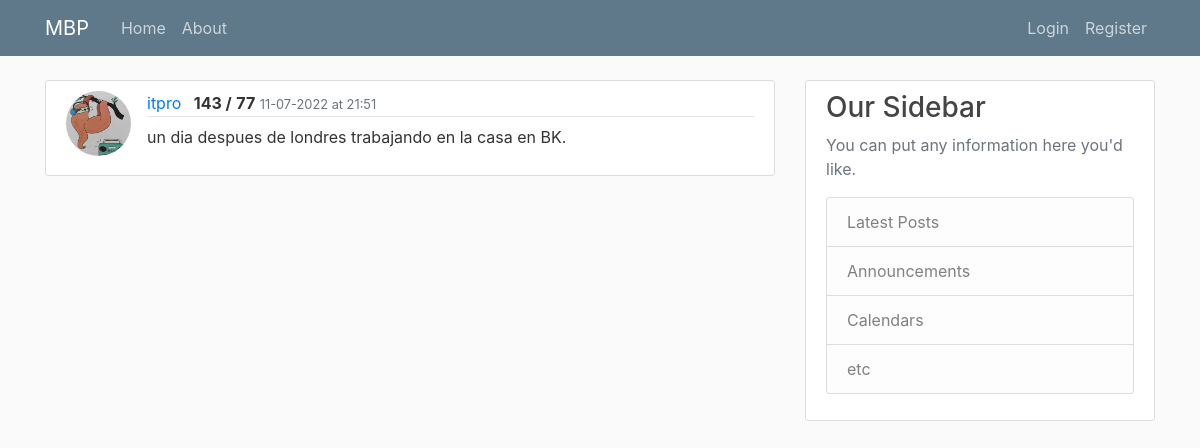
Page /reading/17/ on the earlier database version.
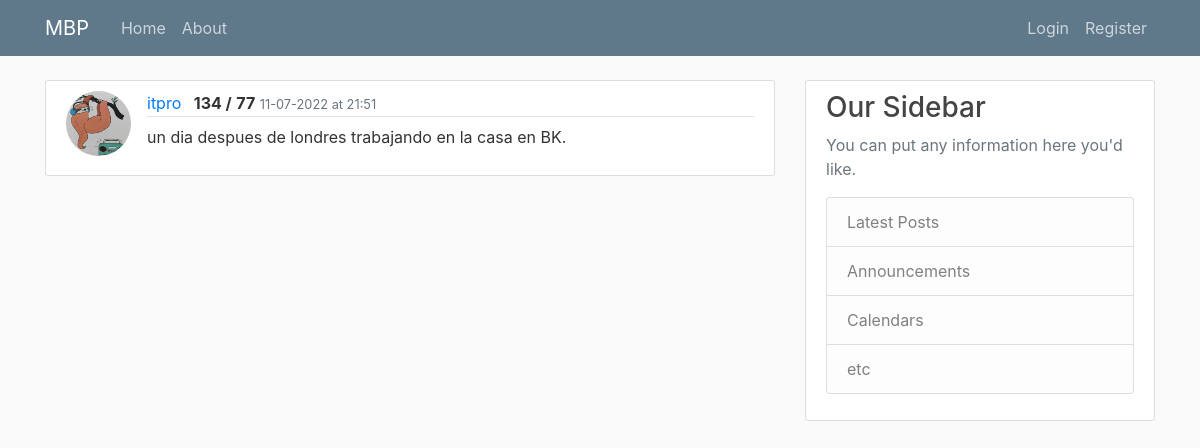
Same page on the later database version.
### mbp/models.py (models this page shows, shortened)
class Reading(db.Model):
    id = db.Column(db.Integer, primary_key=True)
    sys = db.Column(db.String(3), nullable=False)
    dia = db.Column(db.String(3), nullable=False)
    notes = db.Column(db.Text, nullable=False)
    date_posted = db.Column(db.DateTime, nullable=False, default=datetime.utcnow)
    user_id = db.Column(db.Integer, db.ForeignKey('user.id'), nullable=False)

### mbp/readings/routes.py (the view)
@readings.route('/reading/<int:reading_id>/')
def reading(reading_id):
    reading = Reading.query.get_or_404(reading_id)
    return render_template('reading.html', title='User Readings', reading=reading)

### mbp/templates/reading.html (shortened to what this page needs)
{% extends "base.html" %}
{% block content %}
    <article class="media content-section">
      <img class="rounded-circle article-img" src="{{ url_for('static', filename='profile_pics/' + reading.user.image_file) }}" />
      <div class="media-body">
        <div class="article-metadata">
          <a class="mr-2" href="{{ url_for('users.user_readings', username=reading.user.username) }}">{{ reading.user.username }}</a>
          <text class="font-weight-bold">{{ reading.sys }} /</text>
          <text class="font-weight-bold">{{ reading.dia}}</text>
          <small class="text-muted">{{ reading.date_posted.strftime('%m-%d-%Y at %H:%M') }}</small>
        </div>
            <p class="article-content">{{ reading.notes }}</p>
      </div>
    </article>
{% endblock content %}

Differences in the rows shown:
changed Reading "un dia despues de londres trabajando en la casa en BK.": sys "143" → "134"
